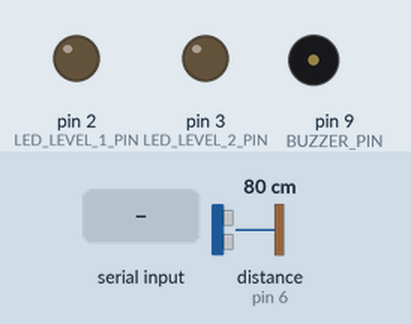
Simulated run of this sketch. Board: Arduino Uno, built with avr-gcc and run on an emulated ATmega328P. On the bench: output pins drawn as LEDs (lit = HIGH), buzzer (waves = sounding). Wiring (inferred from the names in the program): ultrasonic range finder: trigger pin 7; echo pin 6. The test bench sets the inputs (shaded band); at power-on: distance to the obstacle (sensor on pin 6) 80 cm. The echo pulse lasts 58.3 µs per cm; pins used as bus, display or sensor lines are not drawn; what the sketch prints to the serial monitor is not drawn.

Above: at 1.2 s.
1.3 s: distance to the obstacle (sensor on pin 6) set to 2 cm
4.3 s: "2" received over Serial
At 4.44 s:
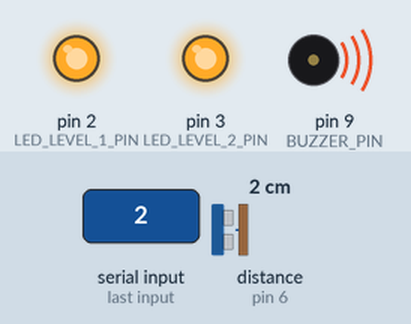
At 6.1 s:
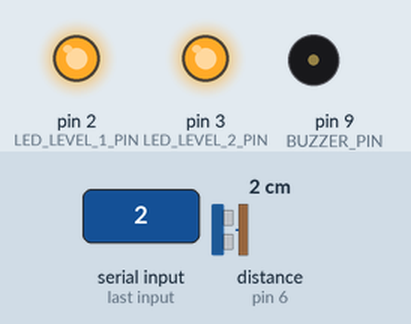
6.4 s: "1" received over Serial
At 7.2 s:
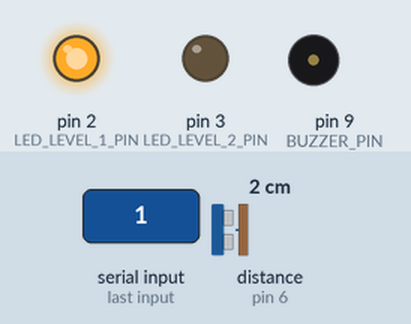
Timing chart, 0 to 11.2 s (numbered marks = the images above; inputs shaded):
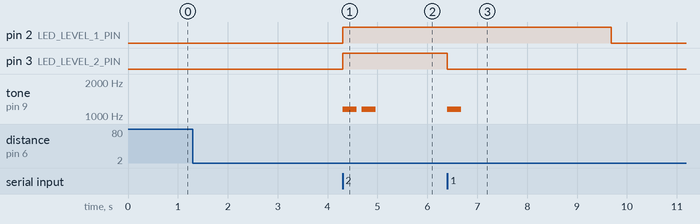

The sketch:

librarium-firmware.ino
```cpp
#define LED_LEVEL_1_PIN     2
#define LED_LEVEL_2_PIN     3

#define SENSOR_ECHO_PIN     6
#define SENSOR_TRIGGER_PIN  7

#define BUZZER_PIN          9

void singleBuzz();
void doubleBuzz();

void turnOffLed();
void switchLed(uint8_t level);

uint8_t detectObject();

unsigned long currentMillis = 0UL;
bool watchOut = false,
  shouldDelay = false;

void setup() {
  pinMode(LED_LEVEL_1_PIN,    OUTPUT);
  pinMode(LED_LEVEL_2_PIN,    OUTPUT);
  pinMode(BUZZER_PIN,         OUTPUT);
  pinMode(SENSOR_TRIGGER_PIN, OUTPUT);
  pinMode(SENSOR_ECHO_PIN,    INPUT);

  Serial.begin(9600);
  while(!Serial);
}

void loop() {
  if(watchOut && millis() - currentMillis > 2000) {
    turnOffLed();

    watchOut = false;
    currentMillis = 0UL;

    if(shouldDelay) {
      delay(3000);
      shouldDelay = false;
    }
  }

  while(Serial.available()) {
    char msg = (char) Serial.read();

    if(msg == '0')
      switchLed(0);
    else if(msg == '3')
      turnOffLed();
  }

  if(detectObject() <= 6) {
    Serial.print(F("1"));

    char command = 0;
    currentMillis = millis();

    while(command != '1' && command != '2') {
      if(millis() - currentMillis > 2000) {
        currentMillis = 0UL;
        break;
      }

      command = (char) Serial.read();
    }

    if(command == 0) {
      delay(500);
      return;
    }
    else if(command == '1')
      switchLed(1);
    else if(command == '2')
      switchLed(2);
  }

  delay(500);
}

void singleBuzz() {
  tone(BUZZER_PIN, 1150);
  delay(280);
  noTone(BUZZER_PIN);
}

void doubleBuzz() {
  singleBuzz();
  delay(100);
  singleBuzz();
}

void turnOffLed() {
  digitalWrite(LED_LEVEL_1_PIN, LOW);
  digitalWrite(LED_LEVEL_2_PIN, LOW);
}

void switchLed(uint8_t level) {
  turnOffLed();

  switch(level) {
    case 2:
      digitalWrite(LED_LEVEL_2_PIN, HIGH);

    case 1:
      digitalWrite(LED_LEVEL_1_PIN, HIGH);

      currentMillis = millis();
      watchOut = true;

      break;
  }

  if(level == 2) {
    doubleBuzz();
    shouldDelay = true;
  }
  else if(level == 1)
    singleBuzz();
}

uint8_t detectObject() {
  digitalWrite(SENSOR_TRIGGER_PIN, LOW);
  delayMicroseconds(2);
  digitalWrite(SENSOR_TRIGGER_PIN, HIGH);
  delayMicroseconds(10);
  digitalWrite(SENSOR_TRIGGER_PIN, LOW);

  long duration = pulseIn(SENSOR_ECHO_PIN, HIGH);
  uint8_t distance = duration / 29 / 2;

  return distance;
}
```

Measured:
- after the input at 1.3 s, every drawn part: stays the same
- after the input at 4.3 s, pin 2 (LED_LEVEL_1_PIN), pin 3 (LED_LEVEL_2_PIN): LOW → HIGH at once; tone on pin 9 (BUZZER_PIN): alternates 1150 Hz for 0.28 s and silent for 0.10 s, 4 changes in all, then stays silent, starting at once
- after the input at 6.4 s, pin 2 (LED_LEVEL_1_PIN): HIGH → LOW after 3.3 s instead of 1.6 s; pin 3 (LED_LEVEL_2_PIN): HIGH → LOW after 0.00 s instead of 1.6 s; tone on pin 9 (BUZZER_PIN): silent → 1150 Hz at once, → silent 0.28 s later
